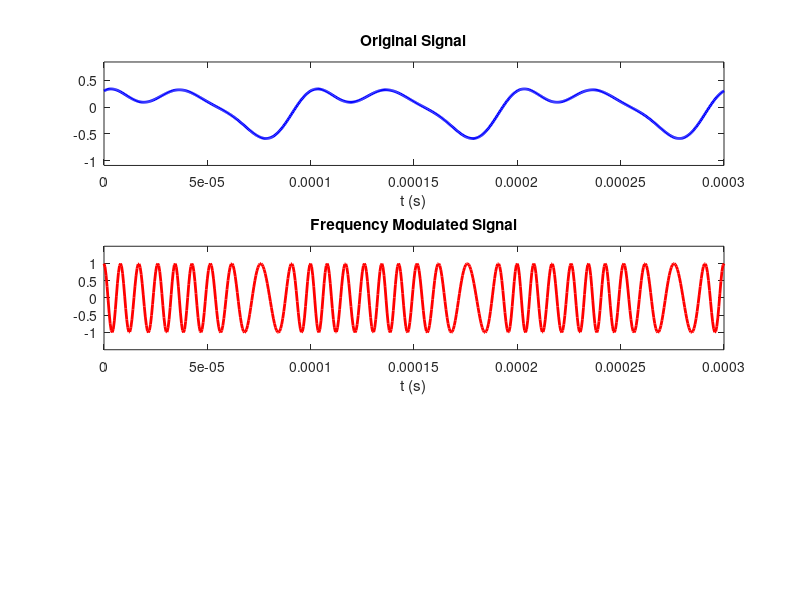

Here is the MATLAB script that generated this plot: (Note: this script raises an error after producing the figure.)
clear;clc;

%% Constants & Time Vector
fs = 2e6; % Sampling frequency
fb = 10e3; % Baseband Frequency
fc = 100e3; % Carrier Frequency
t = (0:1/fs:3e-4); % Time vector
fDev = 75e3; % Deviation frequency for FM modulation
figure

%% Compute & Plot the Message Signal
x=0.35.*sin(2.*pi.*fb.*t) + 0.2.*cos(4.*pi.*fb.*t) + 0.1.*cos(6.*pi.*fb.*t);
subplot(3, 1, 1);
plot(t, x, 'b', 'LineWidth', 2);
title('Original Signal');
xlabel('t (s)');
ylim([(min(x)-.5) (max(x)+.5)]);

%% Compute & Plot the FM Signal
y = fmmod(x, fc, fs, fDev);
subplot(3, 1, 2);
plot(t, y, 'r', 'LineWidth', 2);
title('Frequency Modulated Signal');
xlabel('t (s)');
ylim([(min(y)-.5) (max(y)+.5)]);

%% Demodulate & Plot Original Signal
orig = fmdemod(y, fc, fs, fDev);
subplot(3, 1, 3);
plot(t, orig, 'g', 'LineWidth', 2);
title('Demodulated Signal');
ylim([(min(orig)-.5) (max(orig)+.5)]);
xlabel('t (s)');